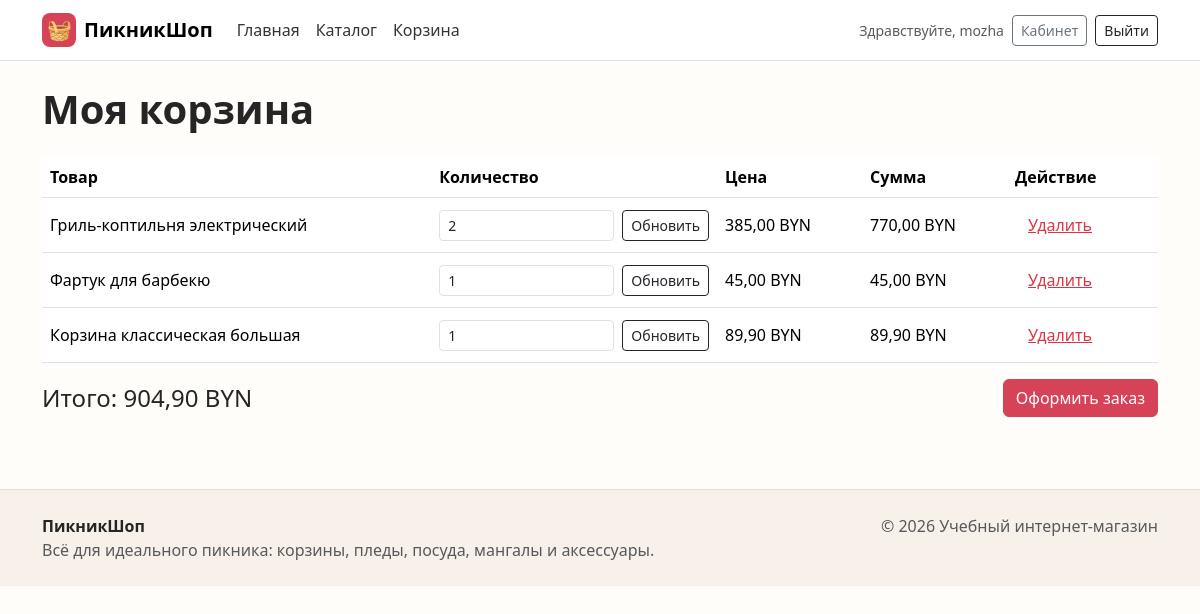
/cart/ (signed in), run on an earlier commit of the app's database.
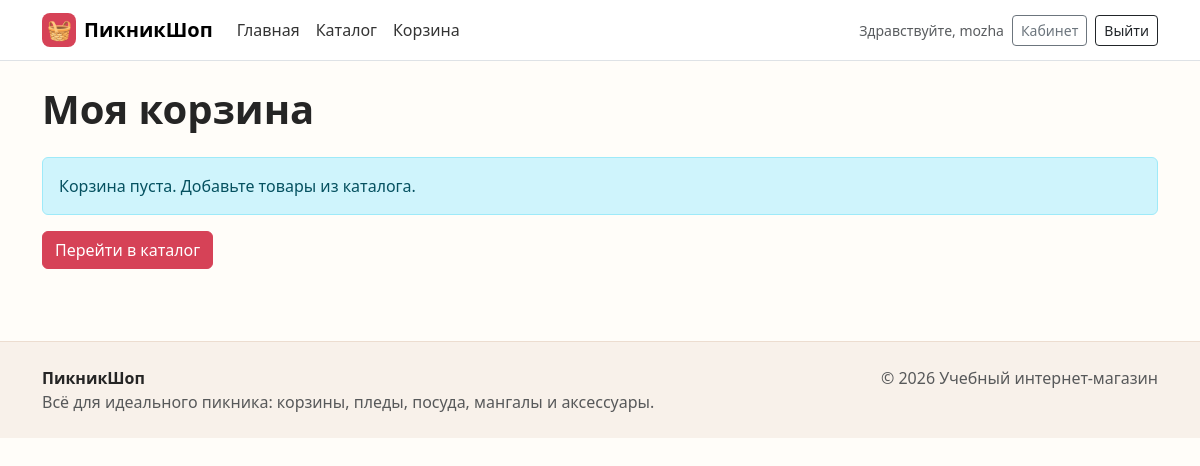
And on a later commit of the database.
### shop/models.py (models this page shows, shortened)
class CartItem(models.Model):
    cart = models.ForeignKey(
        Cart,
        on_delete=models.CASCADE,
        related_name="items"
    )
    product = models.ForeignKey(
        Product,
        on_delete=models.CASCADE
    )
    quantity = models.PositiveIntegerField()
    def total_price(self):
        return self.product.price * self.quantity

class Product(models.Model):
    name = models.CharField(max_length=200)
    description = models.TextField()
    product_image = models.ImageField(upload_to='products/', blank=True, null=True)
    price = models.DecimalField(max_digits=10, decimal_places=2)
    stock_quantity = models.IntegerField()
    category = models.ForeignKey(
        Category,
        on_delete=models.CASCADE,
        related_name="products"
    )
    manufacturer = models.ForeignKey(
        Manufacturer,
        on_delete=models.CASCADE,
        related_name="products"
    )

### shop/views.py (the view)
# urls.py: path('cart/', views.cart_view, name='cart'),
@login_required
def cart_view(request):
    cart, created = Cart.objects.get_or_create(user=request.user)
    items = cart.items.all()
    total_price = cart.total_price()
    return render(request, 'shop/cart.html', {
        'cart': cart,
        'items': items,
        'total_price': total_price
    })

### shop/models.py (called while the page is built)
    def total_price(self):
        return sum(item.total_price() for item in self.items.all())

### templates/shop/cart.html (shortened to what this page needs)
{% extends 'base.html' %}
{% block content %}
<div class="container py-4">
    <h1 class="fw-bold mb-4">Моя корзина</h1>
    {% if items %}
        <div class="table-responsive">
            <table class="table align-middle">
                <thead>
                    <tr>
                        <th>Товар</th>
                        <th>Количество</th>
                        <th>Цена</th>
                        <th>Сумма</th>
                        <th>Действие</th>
                    </tr>
                </thead>
                <tbody>
                    {% for item in items %}
                        <tr>
                            <td>{{ item.product.name }}</td>
                            <td>
                                <form class="d-flex gap-2" method="post" action="{% url 'update_cart' item.id %}">
                                    <input class="form-control form-control-sm" type="number" min="1" max="{{ item.product.stock_quantity }}" name="quantity" value="{{ item.quantity }}">
                                    <button class="btn btn-outline-dark btn-sm" type="submit">Обновить</button>
                                </form>
                            </td>
                            <td>{{ item.product.price }} BYN</td>
                            <td>{{ item.total_price }} BYN</td>
                            <td>
                                <a class="btn btn-link text-danger" href="{% url 'remove_from_cart' item.id %}">Удалить</a>
                            </td>
                        </tr>
                    {% endfor %}
                </tbody>
            </table>
        </div>
        <div class="d-flex flex-column flex-md-row justify-content-between align-items-md-center gap-3">
            <h2 class="h4 mb-0">Итого: {{ total_price }} BYN</h2>
            <a class="btn btn-primary" href="{% url 'checkout' %}">Оформить заказ</a>
        </div>
    {% else %}
        <div class="alert alert-info">Корзина пуста. Добавьте товары из каталога.</div>
        <a class="btn btn-primary" href="{% url 'product_list' %}">Перейти в каталог</a>
    {% endif %}
</div>
{% endblock %}

### templates/base.html (shortened to what this page needs)
{% load static %}
<!doctype html>
<html lang="ru">
<head>
    <link href="https://cdn.jsdelivr.net/npm/bootstrap@5.3.3/dist/css/bootstrap.min.css" rel="stylesheet">
    <link rel="stylesheet" href="{% static 'css/style.css' %}">
</head>
<body>
    <nav class="navbar navbar-expand-lg bg-white border-bottom sticky-top">
        <div class="container">
            <a class="navbar-brand fw-bold d-flex align-items-center gap-2" href="{% url 'home' %}">
                <span class="brand-mark">🧺</span>
                ПикникШоп
            </a>
            <div class="collapse navbar-collapse" id="mainNavbar">
                <ul class="navbar-nav me-auto mb-2 mb-lg-0">
                    <li class="nav-item"><a class="nav-link" href="{% url 'home' %}">Главная</a></li>
                    <li class="nav-item"><a class="nav-link" href="{% url 'product_list' %}">Каталог</a></li>
                    <li class="nav-item"><a class="nav-link" href="{% url 'cart' %}">Корзина</a></li>
                </ul>
                <div class="d-flex align-items-lg-center gap-2">
                    {% if user.is_authenticated %}
                        <span class="small text-muted">Здравствуйте, {{ user.username }}</span>
                        <a class="btn btn-outline-secondary btn-sm" href="{% url 'cabinet' %}">Кабинет</a>
                        <form method="post" action="{% url 'logout' %}">
                            <button class="btn btn-outline-dark btn-sm" type="submit">Выйти</button>
                        </form>
                    {% else %}
                        <a class="btn btn-outline-dark btn-sm" href="{% url 'register' %}">Регистрация</a>
                        <a class="btn btn-primary btn-sm" href="{% url 'login' %}">Войти</a>
                    {% endif %}
                </div>
            </div>
        </div>
    </nav>
    <main>
        {% block content %}{% endblock %}
    </main>
    <footer class="site-footer mt-5">
    <div class="container py-4 d-flex flex-column flex-md-row justify-content-between gap-3">
        <div>
            <strong>ПикникШоп</strong>
            <p class="mb-0 text-muted">Всё для идеального пикника: корзины, пледы, посуда, мангалы и аксессуары.</p>
        </div>
        <div class="text-muted">© 2026 Учебный интернет-магазин</div>
    </div>
</footer>
</body>
</html>

### static/css/style.css (style rules this page uses)
:root { --brand: #d64257; --brand-dark: #9f2638; --ink: #252525; --muted: #6b7280; --paper: #fffaf6; --mint: #d8f1e6; --sun: #ffd166; }
body { background: #fffdf9; color: var(--ink); }
.brand-mark { width: 34px; height: 34px; display: inline-grid; place-items: center; border-radius: 8px; background: var(--brand); color: #fff; }
.navbar .nav-link { color: #343434; font-weight: 500; }
.btn-primary { --bs-btn-bg: var(--brand); --bs-btn-border-color: var(--brand); --bs-btn-hover-bg: var(--brand-dark); --bs-btn-hover-border-color: var(--brand-dark); }
.site-footer { background: #f8f1ea; border-top: 1px solid #ecddd0; }

What changed in the data, as far as the page shows it:
removed CartItem: product.name "Гриль-коптильня электрический", quantity "2", product.price "385,00", total_price "770,00"
removed CartItem: product.name "Фартук для барбекю", quantity "1", product.price "45,00", total_price "45,00"
removed CartItem: product.name "Корзина классическая большая", quantity "1", product.price "89,90", total_price "89,90"
Also different on the page:
{{ total_price }}: "904,90" → (not shown)
text no longer shown: "Товар Количество Цена Сумма Действие Итого: BYN Оформить заказ"
text now shown: "Корзина пуста. Добавьте товары из каталога. Перейти в каталог"
